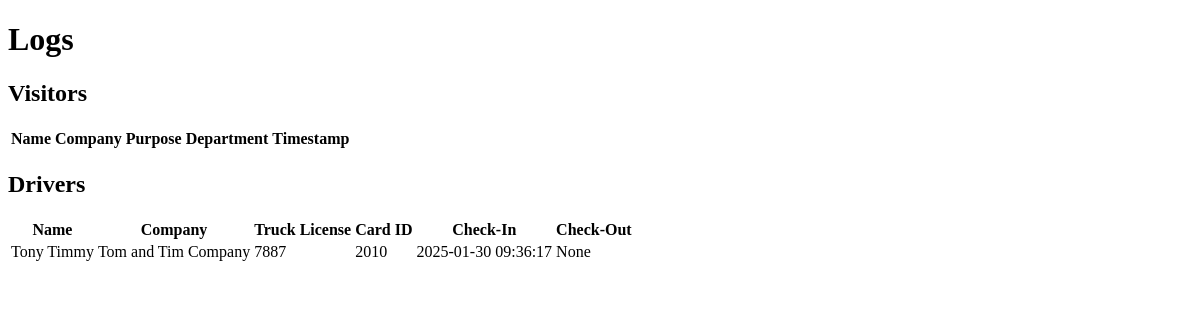
Page /logs on the earlier database version.
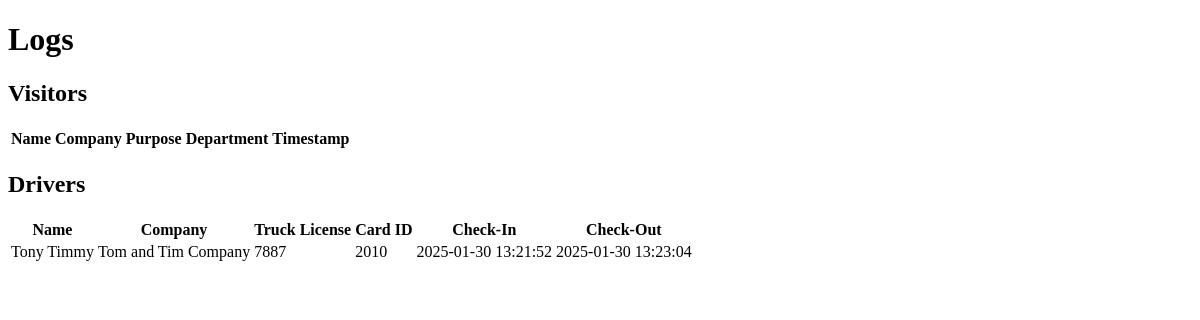
Same page on the later database version.
### app.py (models this page shows)
class Driver(db.Model):
    id = db.Column(db.Integer, primary_key=True)
    name = db.Column(db.String(100), nullable=False)
    company_name = db.Column(db.String(100), nullable=False)
    truck_license = db.Column(db.String(50), nullable=False)
    card_id = db.Column(db.String(50), unique=True, nullable=False)
    purpose_of_visit = db.Column(db.String(100), nullable=False)  # New column
    point_of_contact = db.Column(db.String(100), nullable=False)  # New column
    check_in_time = db.Column(db.DateTime, default=lambda: datetime.now().replace(microsecond=0))
    check_out_time = db.Column(db.DateTime, nullable=True)

### app.py (the view)
@app.route("/logs")
def logs():
    visitors = Visitor.query.all()
    drivers = Driver.query.all()
    return render_template("logs.html", visitors=visitors, drivers=drivers)

### templates/logs.html (shortened to what this page needs)
<!DOCTYPE html>
<html lang="en">
<head>
</head>
<body>
    <div class="container">
        <h1>Logs</h1>
        <h2>Visitors</h2>
        <table>
            <thead>
                <tr>
                    <th>Name</th>
                    <th>Company</th>
                    <th>Purpose</th>
                    <th>Department</th>
                    <th>Timestamp</th>
                </tr>
            </thead>
        </table>
        <h2>Drivers</h2>
        <table>
            <thead>
                <tr>
                    <th>Name</th>
                    <th>Company</th>
                    <th>Truck License</th>
                    <th>Card ID</th>
                    <th>Check-In</th>
                    <th>Check-Out</th>
                </tr>
            </thead>
            <tbody>
                {% for driver in drivers %}
                <tr>
                    <td>{{ driver.name }}</td>
                    <td>{{ driver.company_name }}</td>
                    <td>{{ driver.truck_license }}</td>
                    <td>{{ driver.card_id }}</td>
                    <td>{{ driver.check_in_time }}</td>
                    <td>{{ driver.check_out_time }}</td>
                </tr>
                {% endfor %}
            </tbody>
        </table>
    </div>
</body>
</html>

Differences in the rows shown:
changed Driver "Tony Timmy": check_in_time "2025-01-30 09:36:17" → "2025-01-30 13:21:52"; check_out_time "None" → "2025-01-30 13:23:04"
